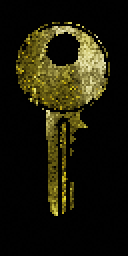
#> input picture AnimatedTexture Generator/input/0001.png, 64 x 128 px (shown 2 times larger)
$ python clip-pathGenerator.py
#> lines starting #> are read from the running program, lines starting #| are printed output that depends on the picture; after the words box and inside, x2 and y2 are one past the last pixel; in counts of white or black regions, pixels touching at a corner belong together
#> the answer given: ../AnimatedTexture Generator/input/0001.png
import cv2
import re

def extract_clip_path(image_path):
    # Load the image using OpenCV
    image = cv2.imread(image_path, cv2.IMREAD_UNCHANGED)
#> image is the input picture: shape (128, 64, 4); mean B, G, R, A 10.2, 25.8, 27.9, 83.1

    # Extract the alpha channel (transparency)
    alpha_channel = image[:, :, 3]
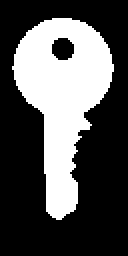
#> alpha_channel: shape (128, 64) (shown 2 times larger); 32.6% white; 1 white region

    # Threshold the alpha channel to create a binary mask
    _, binary_mask = cv2.threshold(alpha_channel, 0, 255, cv2.THRESH_BINARY)

    # Find the contours in the mask
    contours, _ = cv2.findContours(binary_mask, cv2.RETR_EXTERNAL, cv2.CHAIN_APPROX_SIMPLE)
#> contours = 1 contour; box (x1, y1, x2, y2) and area: (6, 9, 57, 110) 2650

    # Sort the contours by area, and get the largest one
    contour = max(contours, key=cv2.contourArea)
#> contour = contour of 109 points, box (x1, y1, x2, y2) (6, 9, 57, 110), area 2650

    # Approximate the contour to a polygon
    epsilon = 0.02 * cv2.arcLength(contour, True)
#> epsilon = 5.49
    polygon = cv2.approxPolyDP(contour, epsilon, True)
#> polygon = contour of 9 points, box (x1, y1, x2, y2) (6, 9, 57, 110), area 2361

    # Dimensions of the image
    width, height = image.shape[1], image.shape[0]
#> width = 64; height = 128

    # Extract the x and y coordinates of the polygon vertices and convert to percentages
    vertices_percent = [(vertex[0][0] / width * 100, vertex[0][1] / height * 100) for vertex in polygon]
#> vertices_percent = [(54.69, 7.03), (21.88, 11.72), (9.38, 25.78), (34.38, 44.53), (43.75, 85.16), (57.81, 81.25), (56.25, 56.25), (87.5, 27.34), (76.56, 12.5)]

    # Format the coordinates to create the clip-path property
    clip_path = "clip-path: polygon(" + ", ".join(f"{x:.2f}% {y:.2f}%" for x, y in vertices_percent) + ");"

    # Verify the clip-path format
    clip_path_pattern = r'^clip-path: polygon\((-?\d+(\.\d+)?%\s-?\d+(\.\d+)?%(,\s)?)+\);$'
    is_valid_clip_path = bool(re.match(clip_path_pattern, clip_path))
#> is_valid_clip_path = True

    if is_valid_clip_path:
        return clip_path
    else:
        raise ValueError("Generated clip-path is not valid CSS")

if __name__ == "__main__":
    image_path = input("Enter the path to your image: ")
    try:
        result = extract_clip_path(image_path)
        print(result)
#| clip-path: polygon(54.69% 7.03%, 21.88% 11.72%, 9.38% 25.78%, 34.38% 44.53%, 43.75% 85.16%, 57.81% 81.25%, 56.25% 56.25%, 87.50% 27.34%, 76.56% 12.50%);
    except Exception as e:
        print(f"Error: {e}")
